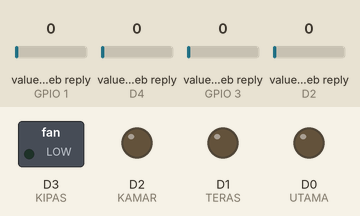
Bench run of a sketch on a simulated ESP8266 (NodeMCU). Shown: switched loads named in the sketch (green lamp = pin HIGH), output pins drawn as LEDs (lit = HIGH). Inputs (shaded band) come from the test bench; at power-on: value in the web reply (sensors on GPIO 1, D4, GPIO 3, D2) 0. WiFi joins after 1.5 s; servers stay silent unless stated; web services answer with replies made up by the test bench; what the sketch prints to the serial monitor is not drawn.

Above: at 1.6 s.
At 2.9 s:
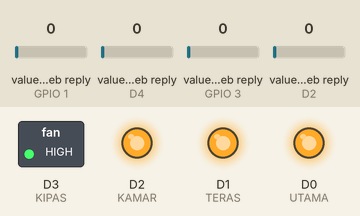
Timing chart, 0 to 4.4 s (numbered marks = the images above):
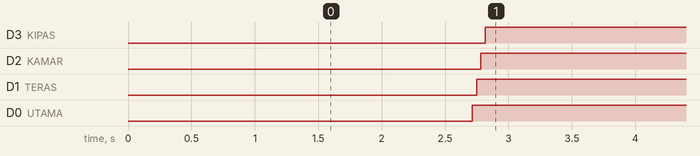

The sketch:

RelayBoardThingspeak_FINAL.ino.ino
```cpp
#include <ESP8266WiFi.h>
#include <ThingSpeak.h>
#define  UTAMA  D0
#define  TERAS  D1
#define  KAMAR  D2
#define  KIPAS  D3

// Setting koneksi WiFi
const char* ssid     = "annisa@RUMAH";
const char* password = "";
WiFiClient client;

//Setting data Thingspeak
unsigned long channelID = 297700;
const char * writeAPIKey = "666B91KCBSI1ZCAN";
const char * myReadAPIKey = "A46ZT3K5HKSIFP5X";
int dataUtama, dataTeras, dataKamar, dataKipasAngin;

void setup() {
  Serial.begin(9600);
  delay(10);
  // Connect to WiFi network
  Serial.println();
  Serial.println();
  Serial.print("Mengkoneksikan ke : ");
  Serial.println(ssid);
  WiFi.begin(ssid, password);
  while (WiFi.status() != WL_CONNECTED)
  {
   delay(500);
   Serial.print(".");
  }
  Serial.println("");
  Serial.print("WiFi terkoneksi ke : ");
  Serial.println(ssid);
  // Print the IP address
  Serial.println(WiFi.localIP());
  ThingSpeak.begin(client);
  // Setting Relay
  pinMode(UTAMA, OUTPUT);
  pinMode(KAMAR, OUTPUT);
  pinMode(TERAS, OUTPUT);
  pinMode(KIPAS, OUTPUT);
}

void loop() {
  Serial.println("");
  dataUtama=ThingSpeak.readIntField(channelID, 1, myReadAPIKey);
  dataTeras=ThingSpeak.readIntField(channelID, 2, myReadAPIKey);
  dataKamar=ThingSpeak.readIntField(channelID, 3, myReadAPIKey);
  dataKipasAngin=ThingSpeak.readIntField(channelID, 4, myReadAPIKey);
  //CEK KONDISI LAMPU KAMAR UTAMA
  Serial.println("================================");
  Serial.print("Data Lampu Kamar Utama : ");
  if(dataUtama==100)
  {
    Serial.println("NYALA");
    digitalWrite(UTAMA, LOW);
  }
  else
  {
    Serial.println("PADAM");
    digitalWrite(UTAMA, HIGH);
  }

  //CEK KONDISI LAMPU TERAS
  Serial.print("Data Lampu Teras       : ");
  if(dataTeras==100)
  {
    Serial.println("NYALA");
    digitalWrite(TERAS, LOW);
  }
  else
  {
    Serial.println("PADAM");
    digitalWrite(TERAS, HIGH);
  }

  //CEK KONDISI LAMPU KAMAR
  Serial.print("Data Lampu Kamar       : ");
  if(dataKamar==100)
  {
    Serial.println("NYALA");
    digitalWrite(KAMAR, LOW);
  }
  else
  {
    Serial.println("PADAM");
    digitalWrite(KAMAR, HIGH);
  }

  //CEK KONDISI KIPAS ANGIN
  Serial.print("Data Kipas Angin       : ");
  if(dataKipasAngin==100)
  {
    Serial.println("NYALA");
    digitalWrite(KIPAS, LOW);
  }
  else
  {
    Serial.println("PADAM");
    digitalWrite(KIPAS, HIGH);
  }
  Serial.println("================================");
  delay(1000);
}
```

Measured:
- by itself, D3 (KIPAS), D2 (KAMAR): LOW → HIGH at 2.8 s
- by itself, D1 (TERAS), D0 (UTAMA): LOW → HIGH at 2.7 s
